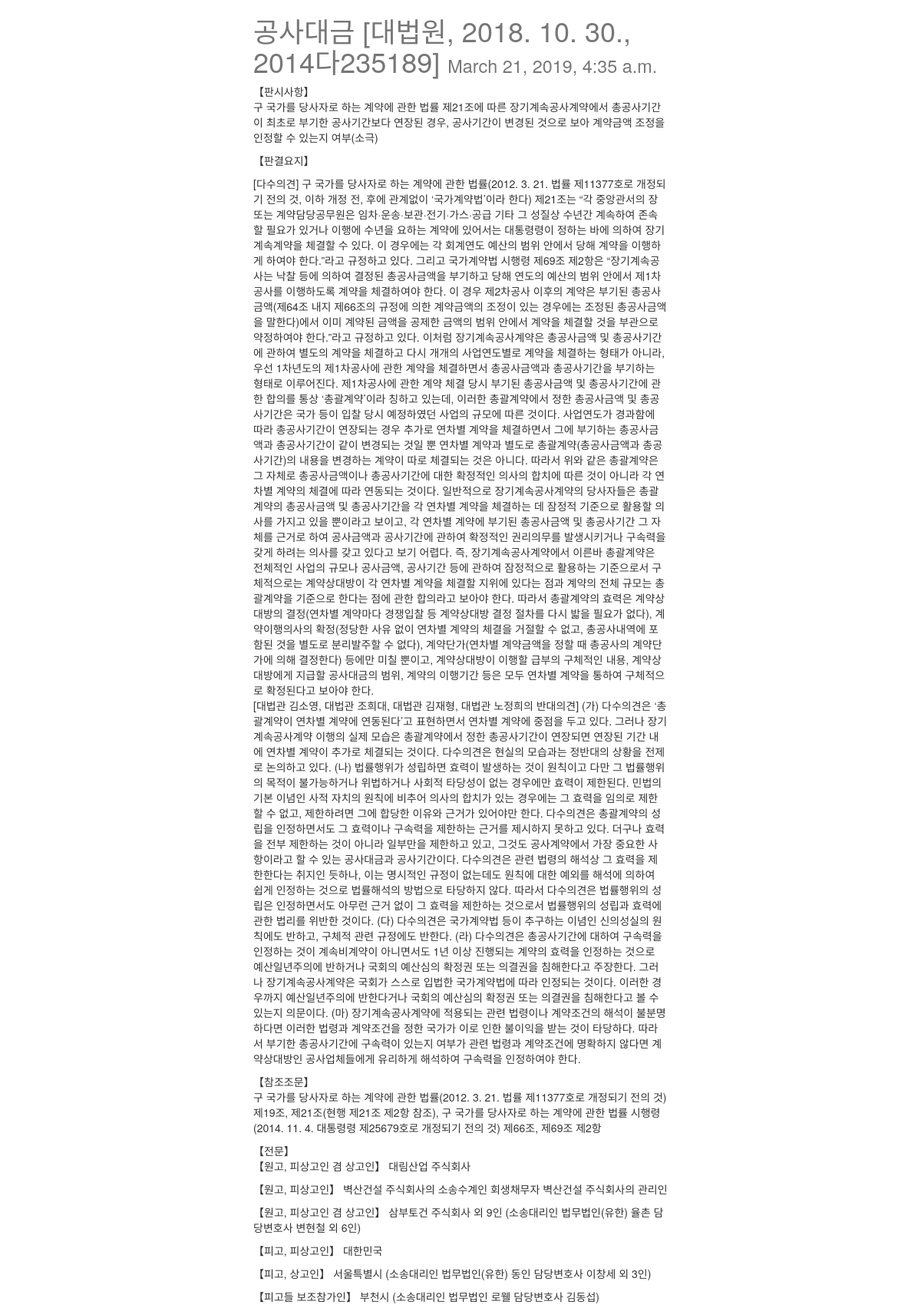
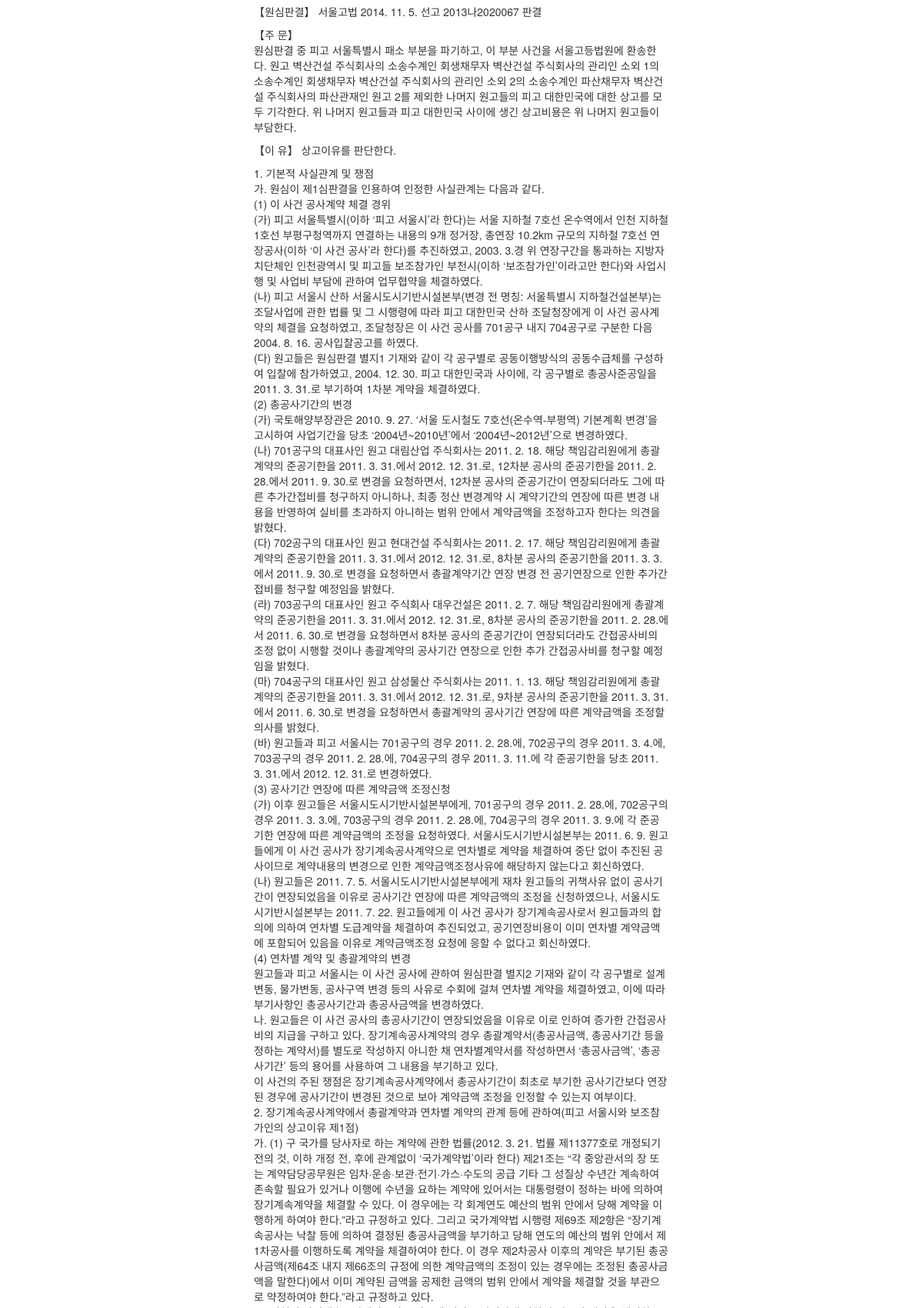
The app's page /posts/18/ (upper part) with its own data (2 pictures, top to bottom).
### posts/models.py (models this page shows, shortened)
class Post(models.Model):
    title = models.CharField(max_length=120)
    image = models.ImageField(upload_to=upload_location,
            null=True, blank=True,
            width_field='width_field',
            height_field='height_field')
    height_field = models.IntegerField(default=0)
    width_field = models.IntegerField(default=0)
    content = models.TextField()
    updated = models.DateTimeField(auto_now=True, auto_now_add=False)
    timestamp = models.DateTimeField(auto_now=False, auto_now_add=True)
    class Meta:
        ordering = ["-timestamp", "-updated"]

### posts/views.py (the view)
# urls.py: url(r'^(?P<id>\d+)/$', post_detail, name='detail'),
def post_detail(request, id=None):
	instance = get_object_or_404(Post, id=id)
	context = {
		"title": instance.title,
		"instance": instance,
	}
	return render(request, "post_detail.html", context)

### templates/post_detail.html (shortened to what this page needs)
{% extends "base.html" %}
{% block content %}
<div class="col-sm-6 col-sm-offset-3">
<h1>{{ title }} <small>{{ instance.timestamp }}</small></h1>
{{ instance.content|linebreaks }}<br/>
</div>
{% endblock content %}

### static/css/base.css (style rules this page uses)
h1 { color: #777777; }

### records on screen
Post: title "공사대금 [대법원, 2018. 10. 30., 2014다235189]", timestamp "March 21, 2019, 4:35 a.m.", content "【판시사항】 구 국가를 당사자로 하는 계약에 관한 법률 제21조에 따른 장기계속공사계약에서 총공사기간이 최초로 부기한 공사기간보다 연장된 경우, 공사기간이 변경된 것으로 보아 계약금액 조정을 인정할 수 있는지 여부(소극) 【판결요지】 [다수의견] 구 국가를 당사자로 하는 계약에 관한 법률(2012. 3. 21. 법률 제11377호로 개정되기 전의 것, 이하 개정 전, 후에 관계없이 ‘국가계약법’이라 한다) 제21조는 “각 중앙관서의 장 또는 계약담당공무원은 임차·운송·보관·전기·가스·공급 기타 그 성질상 수년간 계속하여 존속할 필요가 있거나 이행에 수년을 요하는 계약에 있어서는 대통령령이 정하는 바에 의하여 장기계속계약을 체결할 수 있다. 이 경우에는 각 회계연도 예산의 범위 안에서 당해 계약을 이행하게 하여야 한다.”라고 규정하고 있다. 그리고 국가계약법 시행령 제69조 제2항은 “장기계속공사는 낙찰 등에 의하여 결정된 총공사금액을 부기하고 당해 연도의 예산의 범위 안에서 제1차공사를 이행하도록 계약을 체결하여야 한다. 이 경우 제2차공사 이후의 계약은 부기된 총공사금액(제64조 내지 제66조의 규정에 의한 계약금액의 조정이 있는 경우에는 조정된 총공사금액을 말한다)에서 이미 계약된 금액을 공제한 금액의 범위 안에서 계약을 체결할 것을 부관으로 약정하여야 한다.”라고 규정하고 있다. 이처럼 장기계속공사계약은 총공사금액 및…"
